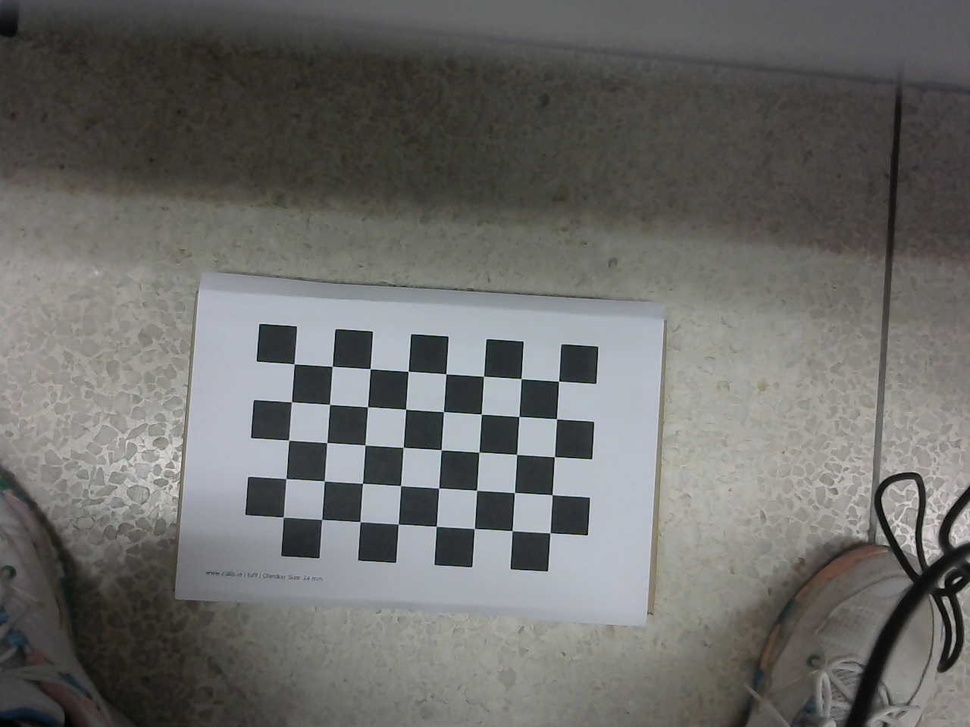
#> input picture calibration/calib_images/WIN_20250525_18_58_46_Pro.jpg, 970 x 727 px, shrunk from 1280 x 960 before the run; its folder holds only this picture in this run
$ python calibration.py
#> lines starting #> are read from the running program, lines starting #| are printed output that depends on the picture; after the words box and inside, x2 and y2 are one past the last pixel; in counts of white or black regions, pixels touching at a corner belong together; long printed decimals are rounded
import cv2
import numpy as np
import glob
import os

# 棋盘格规格（角点数）
CHECKERBOARD = (8, 5)  # 修改为你实际使用的棋盘格角点数
square_size = 24.0  # 每个方格大小，单位：mm

# 终点世界坐标（以棋盘格左上角为原点）
objp = np.zeros((CHECKERBOARD[0]*CHECKERBOARD[1], 3), np.float32)
objp[:, :2] = np.mgrid[0:CHECKERBOARD[0], 0:CHECKERBOARD[1]].T.reshape(-1, 2)
objp *= square_size  # 转换为实际尺寸单位

# 储存所有图像的角点
objpoints = []  # 3D点
imgpoints = []  # 2D点

# 加载所有标定图像
images = glob.glob('calib_images/*.jpg')  # 你也可以用 png 或其他格式

for fname in images:
    img = cv2.imread(fname)
#> img is the input picture: shape (727, 970, 3); mean B, G, R 105.2, 107.7, 107.9
    gray = cv2.cvtColor(img, cv2.COLOR_BGR2GRAY)

    # 寻找棋盘格角点
    ret, corners = cv2.findChessboardCorners(gray, CHECKERBOARD, None)
#> ret = True; corners = 40 rows, first 8: [294.2, 363.8], [332.1, 366.4], [370.1, 368.7], [408, 371.2], [445.7, 373.8], [483.6, 376.2], [521, 378.6], [558.5, 381.1]

    if ret:
        objpoints.append(objp)
        # 提升角点精度
        corners2 = cv2.cornerSubPix(
            gray, corners, (11, 11), (-1, -1),
            criteria=(cv2.TERM_CRITERIA_EPS + cv2.TERM_CRITERIA_MAX_ITER, 30, 0.001)
        )
#> corners2 = 40 rows, first 8: [294.2, 363.9], [332.3, 366.3], [370.2, 368.7], [408.2, 371.3], [445.8, 373.8], [483.5, 376.3], [521, 378.6], [558.5, 381.2]
        imgpoints.append(corners2)

        # 显示角点（可选）
        cv2.drawChessboardCorners(img, CHECKERBOARD, corners2, ret)
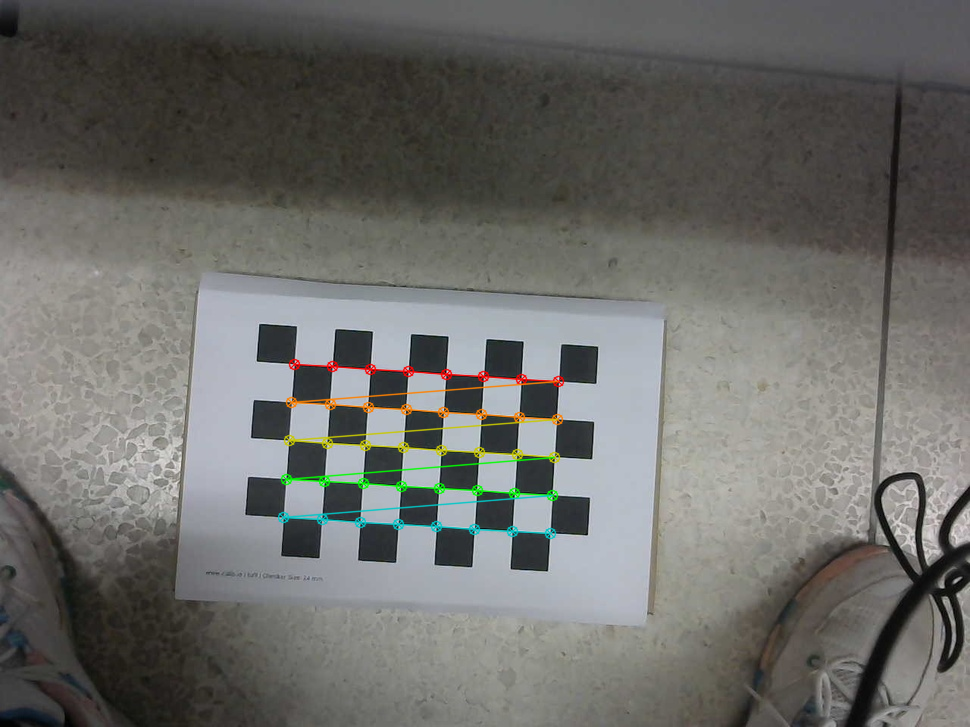
#> img: shape (727, 970, 3); 1.46% of pixels changed, all inside (x1, y1, x2, y2) = (277, 358, 565, 540)
        cv2.imshow('Corners', img)
        cv2.waitKey(100)

cv2.destroyAllWindows()

# 相机标定
ret, mtx, dist, rvecs, tvecs = cv2.calibrateCamera(objpoints, imgpoints, gray.shape[::-1], None, None)
#> ret = 0.0942; mtx = [[941, 0, 560.9], [0, 951.3, 438.6], [0, 0, 1]]; dist = [[-0.179, 1.53, -0.00496, -0.00163, -7.25]]; rvecs = ([-0.0646, -0.0676, 0.0587],); tvecs = ([-168.9, -46.62, 591.7],)

print("相机内参矩阵:\n", mtx)
#| 相机内参矩阵:
#|  [[940.974   0.         560.937]
#|  [  0.         951.272  438.602]
#|  [  0.           0.           1.        ]]
print("畸变系数:\n", dist)
#| 畸变系数:
#|  [[-1.78758088e-01  1.52612612e+00 -4.96369412e-03 -1.62579493e-03
#|   -7.25033300e+00]]
print("旋转向量:\n", rvecs[0])
#| 旋转向量:
#|  [[-0.06462]
#|  [-0.06761]
#|  [ 0.05872]]
print("平移向量:\n", tvecs[0])
#| 平移向量:
#|  [[-168.859]
#|  [ -46.617]
#|  [ 591.743]]

# 保存参数
np.savez('camera_calib.npz', mtx=mtx, dist=dist, rvecs=rvecs, tvecs=tvecs)

$ run again, on calibration/calib_images/WIN_20250525_18_59_10_Pro.jpg
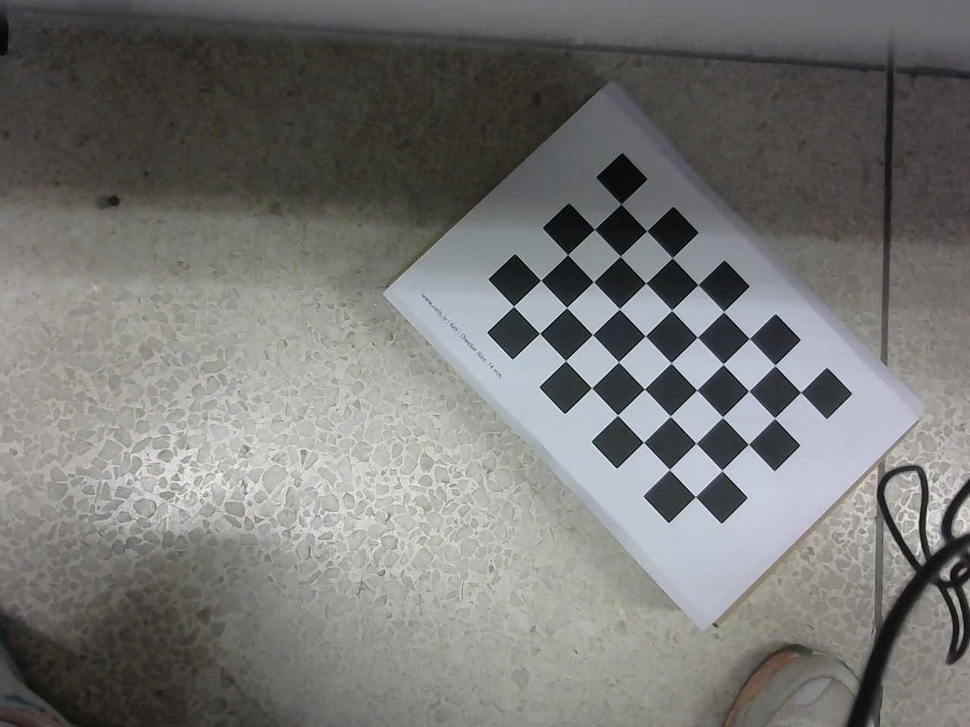
#> input picture calibration/calib_images/WIN_20250525_18_59_10_Pro.jpg, 970 x 727 px, shrunk from 1280 x 960 before the run
#> img is the input picture: shape (727, 970, 3); mean B, G, R 116.7, 118.9, 119
#> `ret, corners = cv2.findChessboardCorners(gray, CHECKERBOARD, None)`: ret = True; corners = 40 rows, first 8: [620.8, 204.1], [646.6, 230.9], [672.3, 258], [698, 284.7], [723.6, 311.9], [749.3, 338.4], [774.8, 365.3], [800.5, 392.2]
#> corners2 = 40 rows, first 8: [621, 204], [646.6, 230.9], [672.3, 257.7], [697.9, 284.7], [723.6, 311.6], [749.3, 338.5], [774.8, 365.3], [800.6, 392.3]
#> `cv2.drawChessboardCorners(img, CHECKERBOARD, corners2, ret)`:
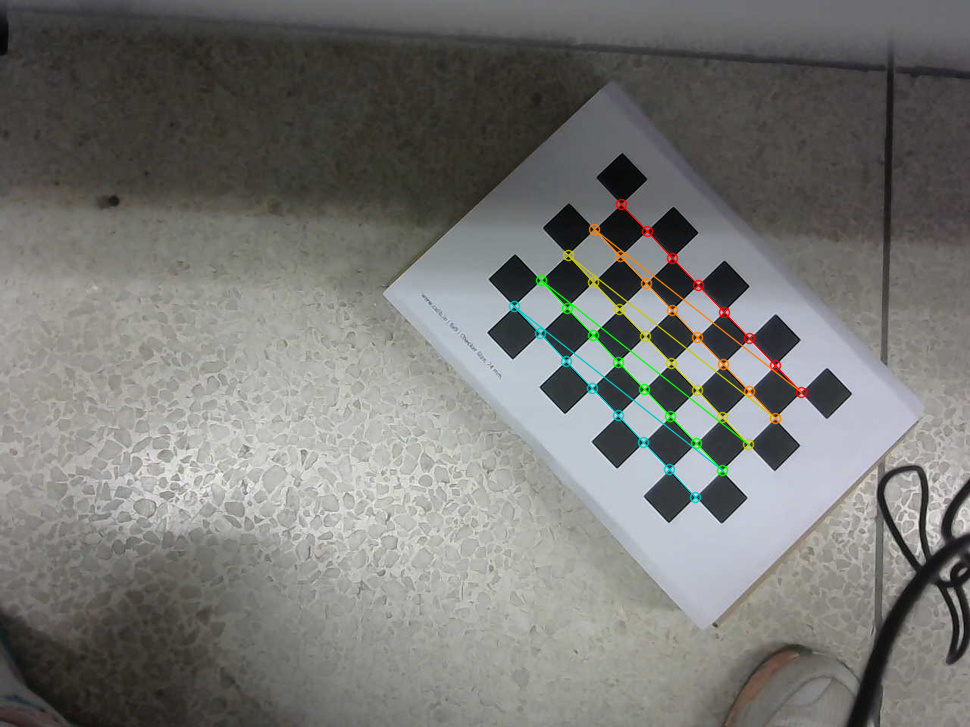
#> img: shape (727, 970, 3); 1.23% of pixels changed, all inside (x1, y1, x2, y2) = (508, 198, 808, 504)
#> `ret, mtx, dist, rvecs, tvecs = cv2.calibrateCamera(objpoints, imgpoint..`: ret = 0.0706; mtx = [[651, 0, 495.6], [0, 649.1, 307.5], [0, 0, 1]]; dist = [[-0.0226, -0.0368, 0.00217, -0.00044, 0.315]]; rvecs = ([-0.046, -0.0171, 0.809],); tvecs = ([80.83, -67, 418.9],)
#| 相机内参矩阵:
#|  [[651.049   0.         495.631]
#|  [  0.         649.090 307.517]
#|  [  0.           0.           1.        ]]
#| 畸变系数:
#|  [[-0.02259 -0.03683  0.002173 -0.0004398  0.3154]]
#| 旋转向量:
#|  [[-0.04601]
#|  [-0.01706]
#|  [ 0.8095]]
#| 平移向量:
#|  [[ 80.831]
#|  [-67.001]
#|  [418.929]]

$ run again, on calibration/calib_images/WIN_20250525_18_59_19_Pro.jpg
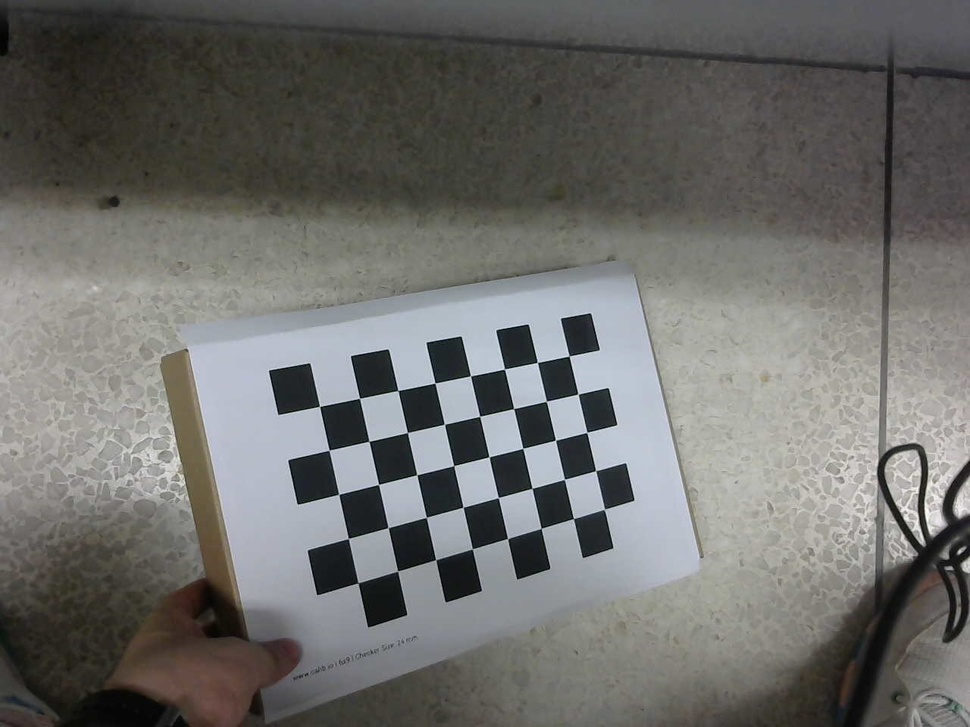
#> input picture calibration/calib_images/WIN_20250525_18_59_19_Pro.jpg, 970 x 727 px, shrunk from 1280 x 960 before the run
#> img is the input picture: shape (727, 970, 3); mean B, G, R 106.5, 109.1, 109.4
#> `ret, corners = cv2.findChessboardCorners(gray, CHECKERBOARD, None)`: ret = True; corners = 40 rows, first 8: [319.5, 406.4], [359.5, 398.2], [397.8, 390.5], [435, 383], [470.4, 375.8], [504.3, 369.1], [537.2, 362.4], [569, 356.1]
#> corners2 = 40 rows, first 8: [319.5, 406.4], [359.5, 398.3], [397.9, 390.5], [435, 383.1], [470.5, 375.9], [504.5, 369.1], [537.4, 362.4], [569.2, 356.1]
#> `cv2.drawChessboardCorners(img, CHECKERBOARD, corners2, ret)`:
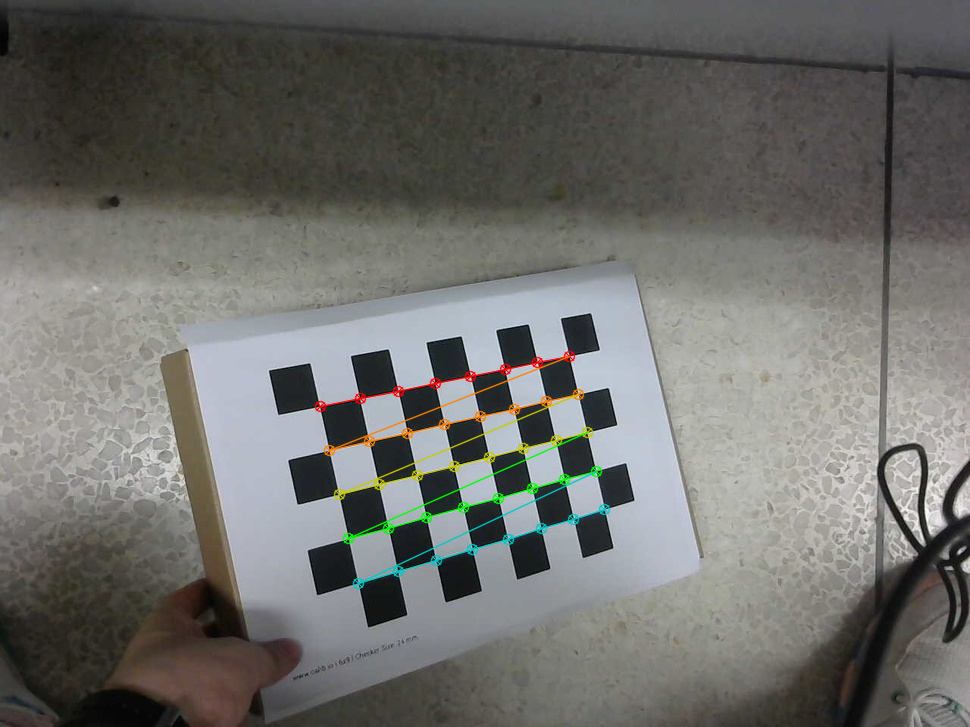
#> img: shape (727, 970, 3); 1.39% of pixels changed, all inside (x1, y1, x2, y2) = (314, 350, 611, 590)
#> `ret, mtx, dist, rvecs, tvecs = cv2.calibrateCamera(objpoints, imgpoint..`: ret = 0.101; mtx = [[953.9, 0, 466.6], [0, 994.7, 404], [0, 0, 1]]; dist = [[0.131, -10.45, 0.00328, -0.0111, 147.3]]; rvecs = ([-0.109, -0.454, -0.216],); tvecs = ([-81.74, 1.27, 532.3],)
#| 相机内参矩阵:
#|  [[953.888   0.         466.565]
#|  [  0.         994.682  404.004]
#|  [  0.           0.           1.        ]]
#| 畸变系数:
#|  [[ 1.31110893e-01 -1.04474999e+01  3.28185654e-03 -1.11177212e-02
#|    1.47346206e+02]]
#| 旋转向量:
#|  [[-0.1091]
#|  [-0.4542]
#|  [-0.216]]
#| 平移向量:
#|  [[-81.744]
#|  [  1.269 ]
#|  [532.313]]

$ run again, on calibration/calib_images/WIN_20250525_18_59_20_Pro.jpg
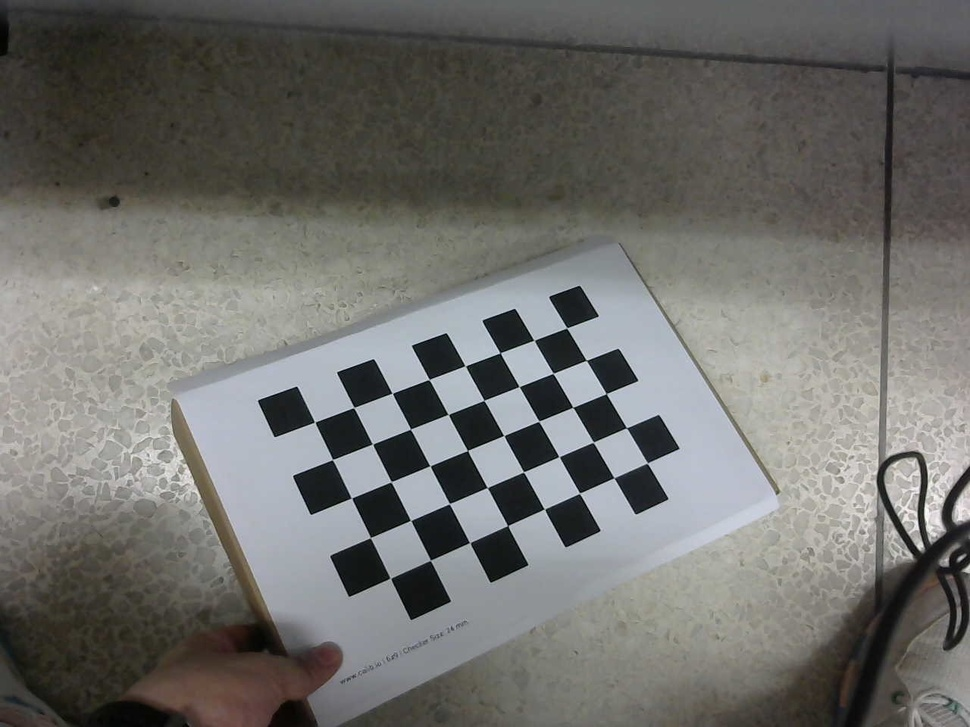
#> input picture calibration/calib_images/WIN_20250525_18_59_20_Pro.jpg, 970 x 727 px, shrunk from 1280 x 960 before the run
#> img is the input picture: shape (727, 970, 3); mean B, G, R 106.9, 110.3, 110.7
#> `ret, corners = cv2.findChessboardCorners(gray, CHECKERBOARD, None)`: ret = True; corners = 40 rows, first 8: [314.7, 422], [353.8, 407.6], [392.4, 393.3], [429.1, 379.6], [465.1, 365.8], [500.1, 352.9], [534.2, 340.4], [566.8, 327.9]
#> corners2 = 40 rows, first 8: [314.7, 422.2], [353.9, 407.5], [392.2, 393.3], [429.2, 379.4], [465.2, 365.8], [500.1, 352.8], [533.9, 340.3], [566.8, 327.9]
#> `cv2.drawChessboardCorners(img, CHECKERBOARD, corners2, ret)`:
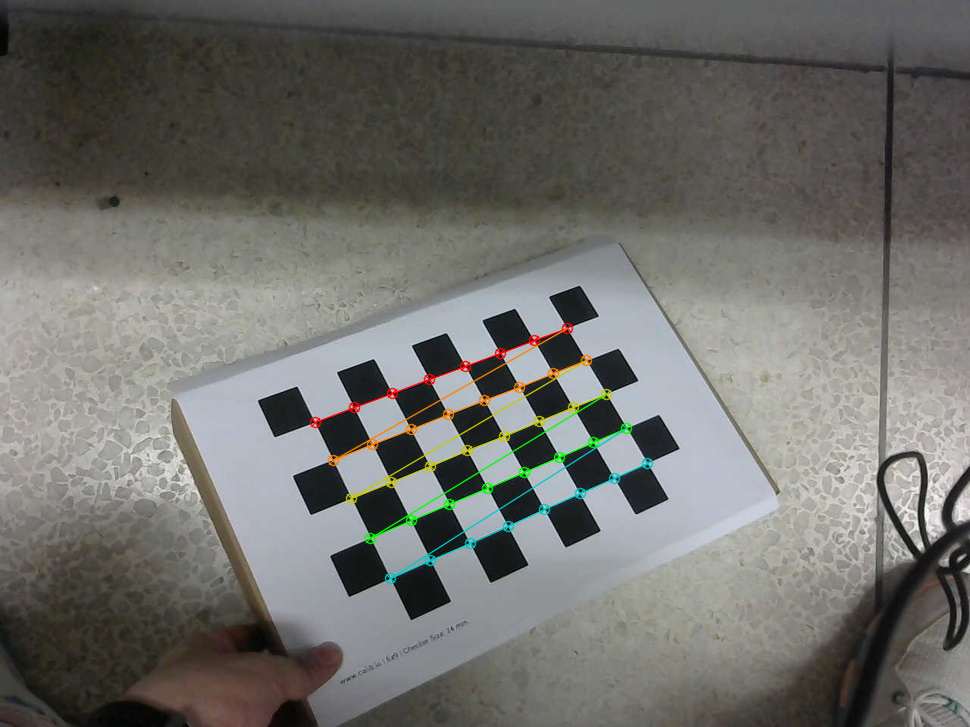
#> img: shape (727, 970, 3); 1.4% of pixels changed, all inside (x1, y1, x2, y2) = (309, 322, 654, 585)
#> `ret, mtx, dist, rvecs, tvecs = cv2.calibrateCamera(objpoints, imgpoint..`: ret = 0.115; mtx = [[1170.7, 0, 471.4], [0, 1161.5, 308.8], [0, 0, 1]]; dist = [[-0.187, 3.27, 0.0133, -0.00368, -27.97]]; rvecs = ([-0.466, -0.349, -0.415],); tvecs = ([-86.13, 62.62, 643.7],)
#| 相机内参矩阵:
#|  [[1.17069508e+03 0.00000000e+00 4.71443269e+02]
#|  [0.00000000e+00 1.16147125e+03 3.08785856e+02]
#|  [0.00000000e+00 0.00000000e+00 1.00000000e+00]]
#| 畸变系数:
#|  [[-1.86766723e-01  3.26750289e+00  1.33065654e-02 -3.67515132e-03
#|   -2.79722577e+01]]
#| 旋转向量:
#|  [[-0.4658 ]
#|  [-0.3489]
#|  [-0.4153]]
#| 平移向量:
#|  [[-86.133 ]
#|  [ 62.624]
#|  [643.716]]

$ run again, on calibration/calib_images/WIN_20250525_18_59_00_Pro.jpg
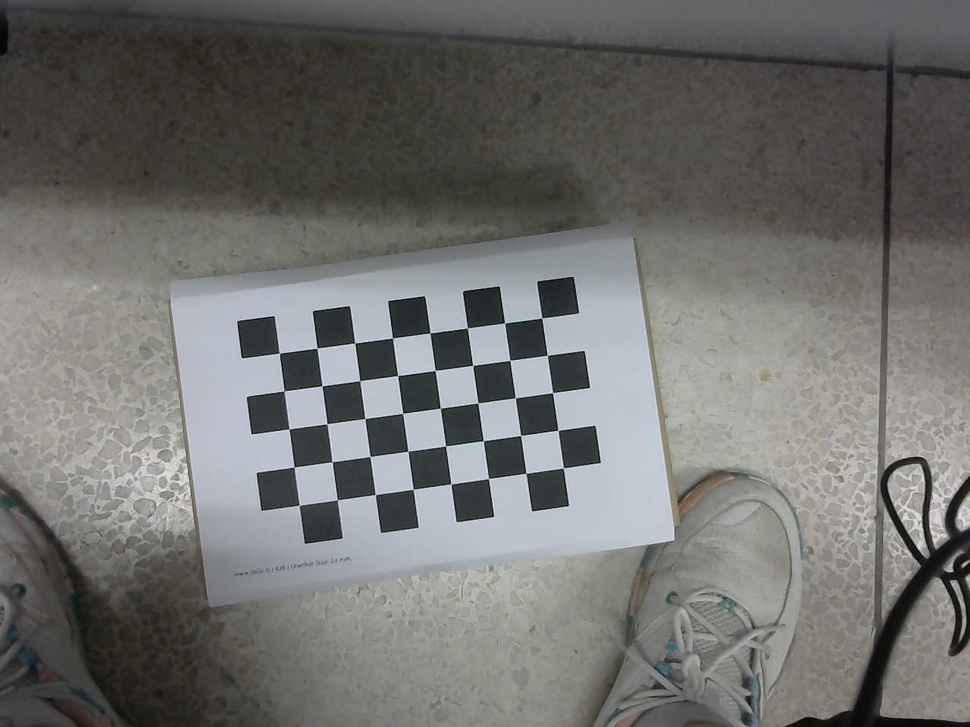
#> input picture calibration/calib_images/WIN_20250525_18_59_00_Pro.jpg, 970 x 727 px, shrunk from 1280 x 960 before the run
#> img is the input picture: shape (727, 970, 3); mean B, G, R 109.8, 112.3, 111.9
#> `ret, corners = cv2.findChessboardCorners(gray, CHECKERBOARD, None)`: ret = True; corners = 40 rows, first 8: [279.6, 353.4], [317.1, 348.2], [354.7, 343.2], [392.5, 337.9], [430, 332.9], [467.4, 327.9], [504.7, 322.9], [541.7, 318]
#> corners2 = 40 rows, first 8: [279.3, 353.2], [317.1, 348.2], [354.6, 343.1], [392.5, 337.9], [430, 333], [467.4, 327.9], [504.6, 323], [541.7, 317.9]
#> `cv2.drawChessboardCorners(img, CHECKERBOARD, corners2, ret)`:
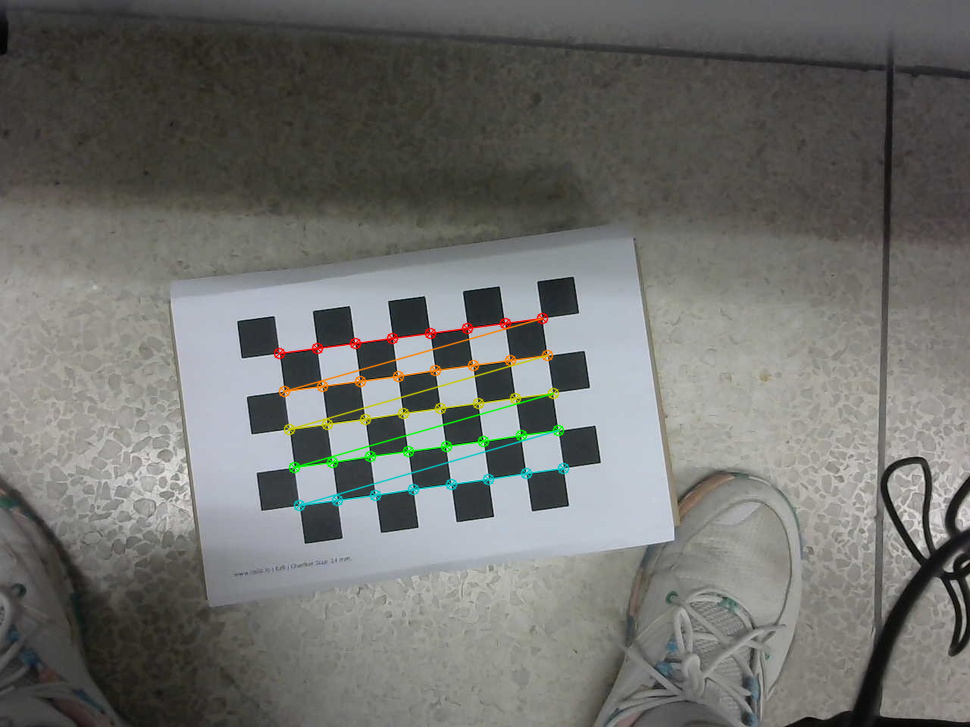
#> img: shape (727, 970, 3); 1.45% of pixels changed, all inside (x1, y1, x2, y2) = (273, 312, 570, 512)
#> `ret, mtx, dist, rvecs, tvecs = cv2.calibrateCamera(objpoints, imgpoint..`: ret = 0.0813; mtx = [[1410.8, 0, 483], [0, 1415, 353.7], [0, 0, 1]]; dist = [[0.249, -26.32, -0.00142, 0.00471, 563.8]]; rvecs = ([-0.0777, -0.0795, -0.137],); tvecs = ([-128.4, -0.363, 886.5],)
#| 相机内参矩阵:
#|  [[1.41082532e+03 0.00000000e+00 4.82955517e+02]
#|  [0.00000000e+00 1.41496077e+03 3.53749799e+02]
#|  [0.00000000e+00 0.00000000e+00 1.00000000e+00]]
#| 畸变系数:
#|  [[ 2.49054953e-01 -2.63183010e+01 -1.42491969e-03  4.71241551e-03
#|    5.63792440e+02]]
#| 旋转向量:
#|  [[-0.0777]
#|  [-0.07951]
#|  [-0.137]]
#| 平移向量:
#|  [[-1.28397121e+02]
#|  [-3.63342734e-01]
#|  [ 8.86478945e+02]]
